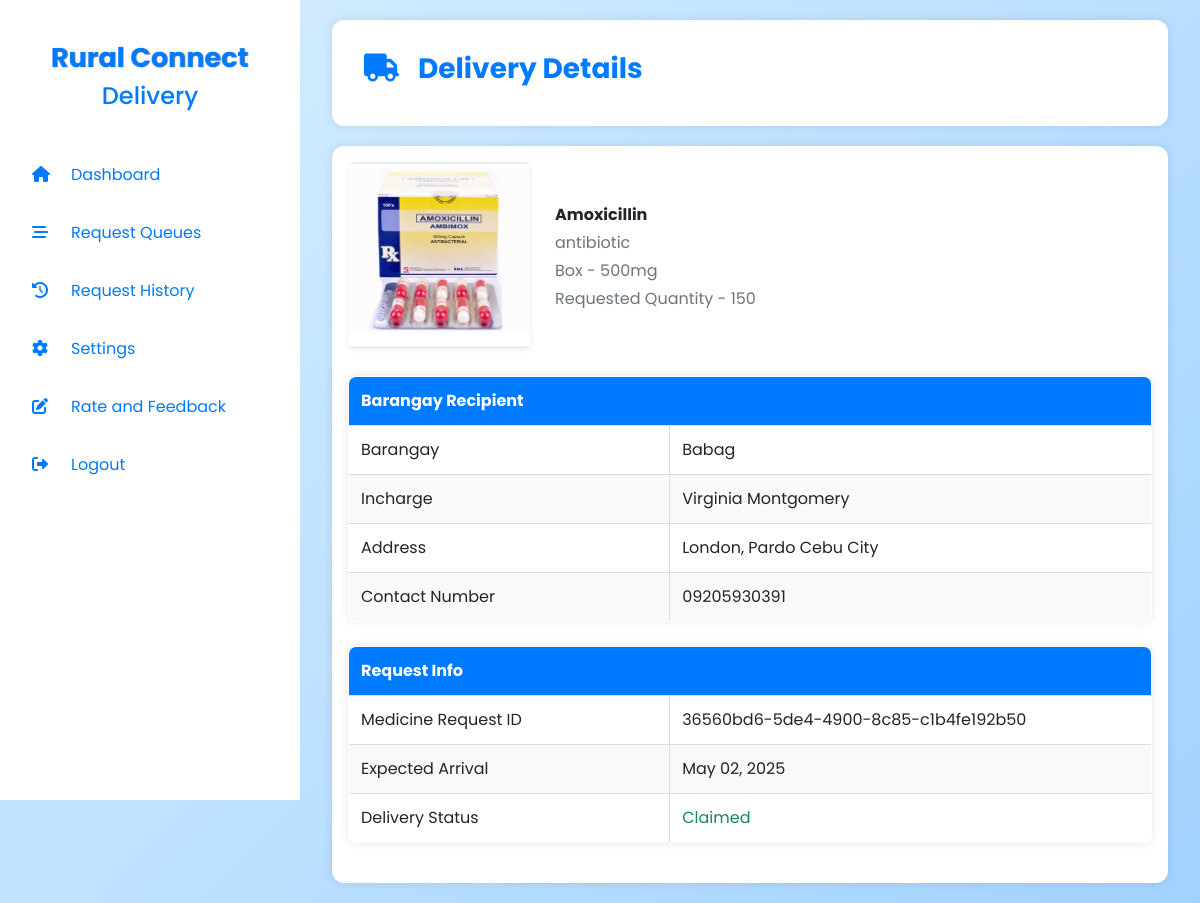
Page /deliveries/delivery-details.php?med-delivery=250c29d4-7c09-483e-9706-1dbfba7f6a12 (signed in) on the committed database.
### tables this page shows
CREATE TABLE `med_deliveries` (
  `id` varchar(100) NOT NULL,
  `request_med_id` varchar(100) NOT NULL,
  `deliveries_accountId` varchar(100) NOT NULL,
  `delivery_status` enum('To Deliver','In Transit','Failed Delivery','Returned','Delivered','Claimed') DEFAULT 'To Deliver',
  `date_of_supply` datetime NOT NULL,
  PRIMARY KEY (`id`),
  KEY `deliveries_accountId` (`deliveries_accountId`),
  KEY `request_med_id` (`request_med_id`),
  CONSTRAINT `FK_med_deliveries_deliveries` FOREIGN KEY (`deliveries_accountId`) REFERENCES `deliveries` (`accountId`) ON DELETE CASCADE ON UPDATE CASCADE,
  CONSTRAINT `FK_med_deliveries_request_med` FOREIGN KEY (`request_med_id`) REFERENCES `request_med` (`id`) ON DELETE CASCADE ON UPDATE CASCADE
);

CREATE TABLE `med_availability` (
  `id` int NOT NULL AUTO_INCREMENT,
  `city_health_id` varchar(100) NOT NULL,
  `med_name` varchar(100) NOT NULL,
  `brand_name` varchar(100) NOT NULL,
  `category` varchar(100) NOT NULL,
  `med_description` text NOT NULL,
  `quantity` varchar(100) NOT NULL,
  `date` datetime NOT NULL DEFAULT CURRENT_TIMESTAMP,
  `med_image` varchar(250) NOT NULL,
  `unit` enum('Piece','Box','Bottle') NOT NULL,
  `dosage_strength` varchar(100) NOT NULL,
  PRIMARY KEY (`id`),
  KEY `city_health_id` (`city_health_id`),
  CONSTRAINT `FK_med_availabilty_city_health` FOREIGN KEY (`city_health_id`) REFERENCES `city_health` (`accountId`) ON DELETE CASCADE ON UPDATE CASCADE
);

CREATE TABLE `request_med` (
  `id` varchar(100) NOT NULL,
  `barangay_inc_id` varchar(100) NOT NULL,
  `med_avail_Id` int NOT NULL,
  `request_quantity` varchar(100) NOT NULL,
  `requestStatus` enum('Pending','Accepted','Cancelled') NOT NULL DEFAULT 'Pending',
  `document` varchar(100) NOT NULL,
  PRIMARY KEY (`id`),
  KEY `barangay_inc_id` (`barangay_inc_id`),
  KEY `med_avail_Id` (`med_avail_Id`),
  CONSTRAINT `FK_request_med_barangay_inc` FOREIGN KEY (`barangay_inc_id`) REFERENCES `barangay_inc` (`accountId`) ON DELETE CASCADE ON UPDATE CASCADE,
  CONSTRAINT `FK_request_med_med_availabilty` FOREIGN KEY (`med_avail_Id`) REFERENCES `med_availability` (`id`) ON DELETE CASCADE ON UPDATE CASCADE
);

CREATE TABLE `barangay_inc` (
  `accountId` varchar(100) NOT NULL DEFAULT '',
  `fname` varchar(100) NOT NULL,
  `lname` varchar(100) NOT NULL,
  `address` varchar(100) NOT NULL,
  `barangay` varchar(100) NOT NULL,
  `contactNo` varchar(11) NOT NULL,
  `id_verification` varchar(100) NOT NULL,
  PRIMARY KEY (`accountId`),
  CONSTRAINT `FK_barangay_inc_account` FOREIGN KEY (`accountId`) REFERENCES `account` (`accountId`) ON DELETE CASCADE ON UPDATE CASCADE
);

### util/dbhelper.php (called while the page is built, shortened)
<?php
class DbHelper
{
    private $hostname = "127.0.0.1";
    private $username = "root";
    private $password = "";
    private $database = "rural_connect";
    private $conn;
    public function __construct()
    {
        $this->conn = new mysqli($this->hostname, $this->username, $this->password, $this->database);
    }
    public function display_medicine_requests_to_deliver($id, $delivery_id)
    {
        $sql = "SELECT
            med_deliveries.id,
            med_deliveries.request_med_id,
            med_deliveries.delivery_status,
            med_deliveries.date_of_supply,
            request_med.request_quantity AS requested_quantity,
            barangay_inc.barangay,
            CONCAT(barangay_inc.fname, ' ', barangay_inc.lname) AS barangay_incharge,
            barangay_inc.address,
            barangay_inc.contactNo,
            med_availability.med_image,
            med_availability.med_name,
            med_availability.category,
            med_availability.unit,
            med_availability.dosage_strength
        FROM med_deliveries
        INNER JOIN request_med ON med_deliveries.request_med_id = request_med.id
        INNER JOIN barangay_inc ON request_med.barangay_inc_id = barangay_inc.accountId
        INNER JOIN med_availability ON request_med.med_avail_Id = med_availability.id
        WHERE med_deliveries.deliveries_accountId = ?
          AND med_deliveries.id = ?
        ORDER BY med_deliveries.date_of_supply";
        $stmt = $this->conn->prepare($sql);
        $stmt->bind_param("ss", $id, $delivery_id);
        $stmt->execute();
        $result = $stmt->get_result();
        $record = $result->fetch_assoc();
        return $record;
    }
}

### deliveries/delivery-details.php (the view, shortened to what this page needs)
<?php
require_once "../shared/session.delivery.php";
require_once "../util/DbHelper.php";
require_once "../util/Misc.php";
$deliveries_title = Misc::displayPageTitle("Delivery Details", "fa-truck");
$delivery_status = array_filter(DeliveryStatus::all(), function ($status) {
    return $status != 'Claimed' && $status != 'Returned';
});
$db = new DbHelper();
$ms = new Misc;
$account_id = $_SESSION["accountId"];
$requestType = '';
$detail = [];
if (isset($_GET['med-delivery'])) {
    $id = $_GET['med-delivery'];
    $requestType = 'med-delivery';
    $check = $db->display_medicine_requests_to_deliver($account_id, $id);
    $detail = $check;
}
?>
<div class="card">
    <div class="row align-items-center mb-4">
        <?php if (isset($detail['med_image'])): ?>
            <div class="col-md-3 text-center med-img mb-1">
                <img src="<?php echo $detail['med_image'] ?>" alt="<?php echo $detail['med_name'] ?>"
                    class="img-fluid rounded shadow-sm">
            </div>
        <?php endif ?>
        <div class="col-md-9">
            <p class="mb-1"><strong><?php echo $detail['med_name'] ?></strong></p>
            <p class="mb-1 text-secondary"><?php echo $detail['category'] ?></p>
            <p class="mb-1 text-secondary"><?php echo $detail['unit'] . " - " . $detail['dosage_strength'] ?></p>
            <p class="mb-0 text-secondary">Requested Quantity - <?php echo $detail['requested_quantity'] ?></p>
        </div>
    </div>
    <div class="mb-4">
        <table>
            <thead>
                <tr>
                    <th colspan="2">Barangay Recipient</th>
                </tr>
            </thead>
            <colgroup>
                <col style="width: 40%">
                <col style="width: 60%">
            </colgroup>
            <tbody>
                <tr>
                    <td>Barangay</td>
                    <td><?php echo $detail['barangay'] ?></td>
                </tr>
                <tr>
                    <td>Incharge</td>
                    <td><?php echo $detail['barangay_incharge'] ?></td>
                </tr>
                <tr>
                    <td>Address</td>
                    <td><?php echo $detail['address'] ?></td>
                </tr>
                <tr>
                    <td>Contact Number</td>
                    <td><?php echo $detail['contactNo'] ?></td>
                </tr>
            </tbody>
        </table>
    </div>
    <div class="mb-4">
        <table>
            <thead>
                <tr>
                    <th colspan="2">Request Info</th>
                </tr>
            </thead>
            <colgroup>
                <col style="width: 40%">
                <col style="width: 60%">
            </colgroup>
            <tbody>
                <tr>
                    <td>Medicine Request ID</td>
                    <td><?php echo $detail['request_med_id'] ?></td>
                </tr>
                <tr>
                    <td>Expected Arrival</td>
                    <td><?php echo date('F d, Y', strtotime($detail['date_of_supply'])) ?></td>
                </tr>
                <tr>
                    <td>Delivery Status</td>
                    <td>
                        <?php if ($detail['delivery_status'] != DeliveryStatus::Claimed->value && $detail['delivery_status'] != DeliveryStatus::Returned->value): ?>
                            <form action="<?php echo $ms->url('logic/delivery-change-status.php') ?>" method="post">
                                <div class="form-fields">
                                    <input type="hidden" name="id" id="id" value="<?php echo $detail['id'] ?>">
                                    <input type="hidden" name="request-type" id="request-type"
                                        value="<?php echo $requestType ?>">
                                    <select name="delivery_status" id="delivery_status" title="Select delivery status">
                                        <?php foreach ($delivery_status as $status): ?>
                                            <option value="<?php echo $status ?>" <?php echo $detail['delivery_status'] == $status ? "selected" : "" ?>><?php echo $status ?></option>
                                        <?php endforeach ?>
                                    </select>
                                </div>
                            </form>
                        <?php else: ?>
                            <?php echo $ms->displayDeliveryStatusColor($detail['delivery_status']) ?>
                        <?php endif ?>
                    </td>
                </tr>
            </tbody>
        </table>
    </div>
</div>
<?php $deliveries_content = ob_get_clean() ?>
<?php require_once "_deliveries-layout.php" ?>

### util/Misc.php (shortened to what this page needs)
<?php
class Misc
{
    public function url($route = null, $fragments = null)
    {
        $http_protocol = isset($_SERVER['HTTPS']) && $_SERVER['HTTPS'] === 'on' ? 'https' : 'http';
        $host = $_SERVER['HTTP_HOST'];
        $project_folder = basename(dirname(__DIR__));
        $requestPath = parse_url($_SERVER['REQUEST_URI'], PHP_URL_PATH);
        $requestPathFrag = $_SERVER['REQUEST_URI'];
        if ($route != null) {
            if ($host == 'localhost' || filter_var($host, FILTER_VALIDATE_IP)) {
                return $http_protocol . '://' . $host . '/' . $project_folder . '/' . $route;
            }
            return $http_protocol . '://' . $host . '/' . $route;
        } elseif ($fragments != null && $fragments == true) {
            return $http_protocol . "://" . $host . $requestPathFrag;
        }
        return $http_protocol . "://" . $host . $requestPath;
    }
    public static function displayPageTitle($title, $icon, $marginLeft = '30px')
    {
        return "
        <div class='row align-items-center'>
            <div class='col-sm-auto' style='width: 10px'><i class='fas $icon'></i></div>
            <div class='col' style='margin-left: $marginLeft'><span>$title</span></div>
        </div>
        ";
    }
    public function displayDeliveryStatusColor($status) {
        switch ($status) {
            case 'Claimed':
                return "<span class='text-success user-select-none'>$status</span>";
        }
    }
}

### deliveries/_deliveries-layout.php (shortened to what this page needs)
<?php
require_once "../util/Misc.php";
$ms = new Misc;
?>
<link rel="stylesheet" href="../assets/css/deliveries.all.css">
<?php $styles = ob_get_clean() ?>
<div class="sidenav">
    <h3>
        <a href="">
            <img src="../assets/img/misc/RuralConnectAltLogo.png" alt="Rural Connect Logo" width="200px">
            <h4>Delivery</h4>
        </a>
    </h3>
    <a href="<?php echo $ms->url('deliveries') ?>" name="nav-link" <?php echo $ms->url() === $ms->url('deliveries/') ? "class='sidenav-active'" : "" ?>>
        <div class="nav-link-inner">
            <?php echo Misc::displayPageTitle("Dashboard", "fa-home","15px"); ?>
        </div>
    </a>
    <a href="<?php echo $ms->url('deliveries/request-queues.php') ?>" name="nav-link" <?php echo $ms->url() === $ms->url('deliveries/request-queues.php') ? "class='sidenav-active'" : "" ?>>
        <div class="nav-link-inner">
            <?php echo Misc::displayPageTitle("Request Queues", "fa-stream","15px") ?>
        </div>
    </a>
    <a href="<?php echo $ms->url('deliveries/request-history.php') ?>" name="nav-link" <?php echo $ms->url() === $ms->url('deliveries/request-history.php') ? "class='sidenav-active'" : "" ?>>
        <div class="nav-link-inner">
            <?php echo Misc::displayPageTitle("Request History","fa-history","15px") ?>
        </div>
    </a>
    <a href="<?php echo $ms->url('deliveries/updateProfile.php') ?>" name="nav-link" <?php echo $ms->url() === $ms->url('deliveries/updateProfile.php') || $ms->url() === $ms->url('deliveries/changePassword.php') ? "class='sidenav-active'" : "" ?>>
        <div class="nav-link-inner">
            <?php echo Misc::displayPageTitle("Settings", "fa-gear","15px") ?>
        </div>
    </a>
    <a href="../page/rate-and-feedback.php" name="nav-link">
        <div class="nav-link-inner">
            <?php echo Misc::displayPageTitle("Rate and Feedback", "fa-pen-to-square","15px") ?>
        </div>
    </a>
    <a href="#" name="nav-link" id="admin_logout">
        <div class="nav-link-inner">
            <?php echo Misc::displayPageTitle("Logout", "fa-right-from-bracket","15px") ?>
        </div>
    </a>
</div>
<div class="main-content">
    <div class="container">
        <div class="card">
            <div class="card-body">
                <span class="d-flex justify-content-start align-items-center">
                    <h3 class="rc-blue-text fw-bold"><?php echo $deliveries_title ?? "" ?></h3>
                </span>
            </div>
        </div>
        <div style="margin-top:20px">
            <?php echo $deliveries_content ?? "" ?>
        </div>
    </div>
</div>
<?php $content = ob_get_clean() ?>
<?php require_once "../shared/layout.php" ?>

### shared/layout.php (shortened to what this page needs)
<!DOCTYPE html>
<html lang="en">
<head>
    <link rel="stylesheet" href="https://cdnjs.cloudflare.com/ajax/libs/font-awesome/6.5.1/css/all.min.css" />
    <link rel="stylesheet" href="../assets/css/bootstrap.min.css">
    <link rel="stylesheet" href="../assets/css/sweetalert2.min.css">
    <link rel="stylesheet" href="../assets/css/custom.all.css">
    <link rel="stylesheet" href="../assets/css/loader.css">
    <?php echo (isset($styles)) ? $styles : "" ?>
</head>
<body>
    <?php echo $content ?>
</body>
</html>

### assets/css/custom.all.css (style rules this page uses)
body { font-family: 'Poppins', sans-serif; }

### assets/css/deliveries.all.css (style rules this page uses)
body { background: linear-gradient(135deg, #D8EFFF, #A1D2FF); min-height: 100vh; }
.sidenav { height: 100vh; width: 300px; position: fixed; top: 0; left: 0; background-color: white; padding-top: 20px; display: flex; flex-direction: column; gap: 10px; padding-left: 20px; padding-right: 20px; overflow-y: auto; color: #007bff; z-index: 1000; }
.sidenav h3 a { display: flex; flex-direction: column; align-items: center; text-decoration: none; color: #007bff; }
.sidenav a { color: #007bff; padding: 12px; text-decoration: none; border-radius: 8px; display: block; }
.sidenav h3 { margin-bottom: 10px; }
.nav-link-inner { display: flex; align-items: center; gap: 10px; font-size: 16px; }
.main-content { margin-left: 300px; padding: 20px; }
.rc-blue-text { color: #007bff!important; }
table { width: 100%; border-collapse: collapse; background: white; border-radius: 8px; overflow: hidden; box-shadow: 0px 0px 10px rgba(0, 0, 0, 0.1); }
table, th, td { border: 1px solid #ddd; }
th, td { padding: 12px; text-align: left; }
th { background-color: #007bff; color: white; }
tr:nth-child(even) { background-color: #f9f9f9; }
.container .card { flex: 1; min-width: 200px; background: white; border-radius: 12px; border: none; padding: 1rem; box-shadow: 0px 0px 10px rgba(0, 0, 0, 0.1); }

### rows in the picture
med_deliveries: med_availability.med_image (picture), med_availability.med_name "Amoxicillin", med_availability.category "antibiotic", med_availability.unit "Box", med_availability.dosage_strength "500mg", request_med.request_quantity "150", barangay_inc.barangay "Babag", barangay_inc.address "London, Pardo Cebu City", barangay_inc.contactNo "09205930391", request_med "36560bd6-5de4-4900-8c85-c1b4fe192b50", date_of_supply "May 02, 2025", delivery_status "Claimed"

### other values in the picture
$title "Dashboard Request Queues Request History Settings Rate and Feedback Logout Delivery Details"
$detail['barangay_incharge'] "Virginia Montgomery"
